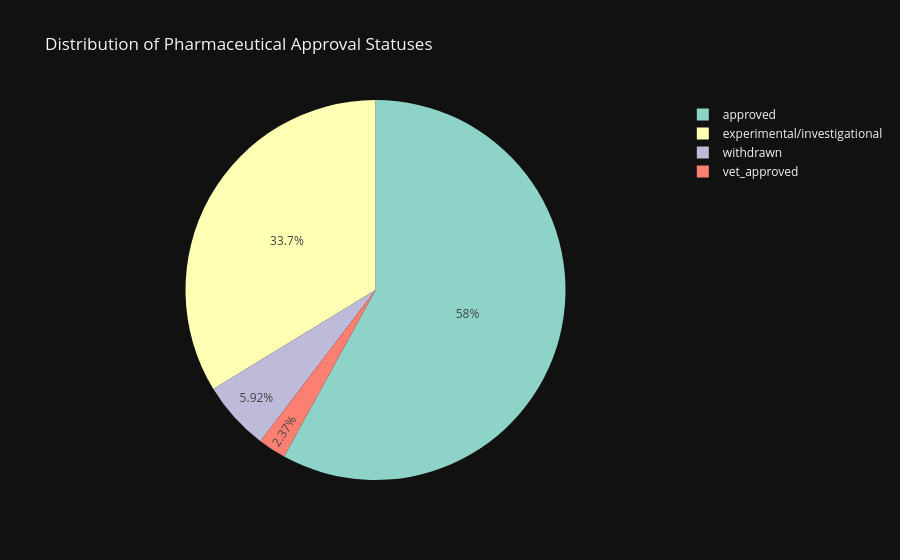

Write notebook code for a chart like this one.
### Markdown cell above
## 6. Regulatory Status Distribution
Analyzing the drug approval pipeline and quantifying active entities.

### Code cell
df_statuses = parser.extract_drug_statuses()

approved = set(df_statuses[df_statuses["Status_Group"] == "approved"]["DrugBank_ID"])
withdrawn = set(df_statuses[df_statuses["Status_Group"] == "withdrawn"]["DrugBank_ID"])
net_active_approved = len(approved - withdrawn)

print(f"Number of approved drugs that have not been withdrawn: {net_active_approved}")

PharmaVisualizer.plot_drug_approval_status(df_statuses)

### Figure 1 — Plotly figure (JSON) as saved in the notebook; plotly's stock layout.template omitted (floating-point values rounded to 4 significant figures)
{"data": [{"domain": {"x": [0.0, 1.0], "y": [0.0, 1.0]}, "hovertemplate": "Status_Group=%{label}<br>Count=%{value}<extra></extra>", "labels": ["approved", "experimental/investigational", "withdrawn", "vet_approved"], "legendgroup": "", "name": "", "showlegend": true, "values": [98, 57, 10, 4], "type": "pie"}], "layout": {"legend": {"tracegroupgap": 0}, "title": {"text": "Distribution of Pharmaceutical Approval Statuses"}, "piecolorway": ["rgb(141,211,199)", "rgb(255,255,179)", "rgb(190,186,218)", "rgb(251,128,114)", "rgb(128,177,211)", "rgb(253,180,98)", "rgb(179,222,105)", "rgb(252,205,229)", "rgb(217,217,217)", "rgb(188,128,189)", "rgb(204,235,197)", "rgb(255,237,111)"]}}
